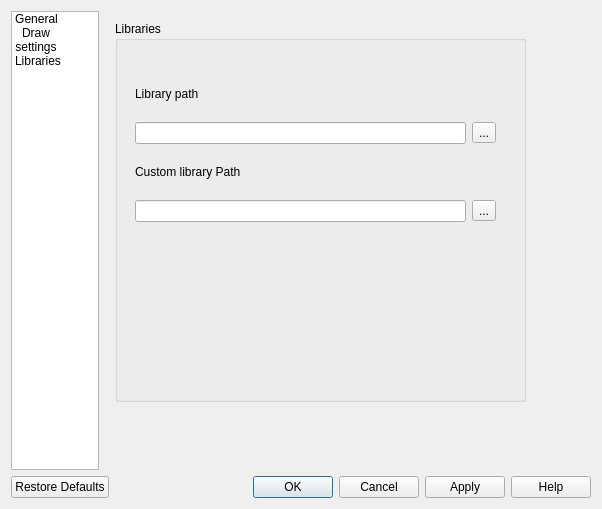
<?xml version="1.0" encoding="UTF-8"?>
<ui version="4.0">
 <author>Harm van Eersel &lt;devsciurus@xs4all.nl&gt;</author>
 <class>SettingsDialog</class>
 <widget class="QDialog" name="SettingsDialog">
  <property name="geometry">
   <rect>
    <x>0</x>
    <y>0</y>
    <width>602</width>
    <height>509</height>
   </rect>
  </property>
  <property name="windowTitle">
   <string>molsKetch - Preferences</string>
  </property>
  <property name="windowIcon">
   <iconset theme="preferences-system"/>
  </property>
  <layout class="QHBoxLayout" name="horizontalLayout">
   <item>
    <layout class="QVBoxLayout" name="settingsDialogLayout">
     <item>
      <layout class="QHBoxLayout" name="settingsInnerLayout">
       <item>
        <widget class="QListWidget" name="listWidget">
         <property name="sizePolicy">
          <sizepolicy hsizetype="Fixed" vsizetype="Expanding">
           <horstretch>0</horstretch>
           <verstretch>0</verstretch>
          </sizepolicy>
         </property>
         <property name="maximumSize">
          <size>
           <width>88</width>
           <height>16777215</height>
          </size>
         </property>
         <property name="iconSize">
          <size>
           <width>32</width>
           <height>32</height>
          </size>
         </property>
         <property name="movement">
          <enum>QListView::Static</enum>
         </property>
         <property name="spacing">
          <number>12</number>
         </property>
         <property name="viewMode">
          <enum>QListView::IconMode</enum>
         </property>
         <property name="wordWrap">
          <bool>true</bool>
         </property>
         <property name="currentRow">
          <number>-1</number>
         </property>
         <item>
          <property name="text">
           <string>General</string>
          </property>
          <property name="icon">
           <iconset theme="preferences-system">
            <normaloff/>
           </iconset>
          </property>
         </item>
         <item>
          <property name="text">
           <string>Draw settings</string>
          </property>
          <property name="icon">
           <iconset theme="draw-freehand"/>
          </property>
         </item>
         <item>
          <property name="text">
           <string>Libraries</string>
          </property>
          <property name="icon">
           <iconset theme="document-open"/>
          </property>
         </item>
        </widget>
       </item>
       <item>
        <widget class="QStackedWidget" name="stackedWidget">
         <property name="currentIndex">
          <number>2</number>
         </property>
         <widget class="QWidget" name="generalPage">
          <widget class="QGroupBox" name="groupBoxGeneral">
           <property name="geometry">
            <rect>
             <x>10</x>
             <y>10</y>
             <width>411</width>
             <height>391</height>
            </rect>
           </property>
           <property name="title">
            <string>Save options</string>
           </property>
           <widget class="QWidget" name="generalLayoutWidget">
            <property name="geometry">
             <rect>
              <x>20</x>
              <y>40</y>
              <width>388</width>
              <height>116</height>
             </rect>
            </property>
            <layout class="QVBoxLayout" name="SaveLayout">
             <item>
              <layout class="QHBoxLayout" name="defaultFileTypeLayout">
               <item>
                <widget class="QLabel" name="labelDefaultFileType">
                 <property name="text">
                  <string>Default file type</string>
                 </property>
                </widget>
               </item>
               <item>
                <widget class="QComboBox" name="comboBoxFileType">
                 <item>
                  <property name="text">
                   <string>MDL (*.mdl)</string>
                  </property>
                 </item>
                 <item>
                  <property name="text">
                   <string>Chemical Markup Language (*.cml)</string>
                  </property>
                 </item>
                </widget>
               </item>
              </layout>
             </item>
             <item>
              <layout class="QHBoxLayout" name="defaultImageTypeLayout">
               <item>
                <widget class="QLabel" name="labelDefaultImageType">
                 <property name="text">
                  <string>Default image type</string>
                 </property>
                </widget>
               </item>
               <item>
                <widget class="QComboBox" name="comboBoxImageType">
                 <item>
                  <property name="text">
                   <string>Scalable Vector Graphics (*.svg)</string>
                  </property>
                 </item>
                 <item>
                  <property name="text">
                   <string>Portable Network Graphics (*.png)</string>
                  </property>
                 </item>
                </widget>
               </item>
              </layout>
             </item>
             <item>
              <layout class="QHBoxLayout" name="autoSaveIntervalLayout">
               <item>
                <widget class="QLabel" name="labelAutoSave">
                 <property name="text">
                  <string>Autosave each</string>
                 </property>
                </widget>
               </item>
               <item>
                <spacer name="autoSaveIntervalSpacer">
                 <property name="orientation">
                  <enum>Qt::Horizontal</enum>
                 </property>
                 <property name="sizeHint" stdset="0">
                  <size>
                   <width>192</width>
                   <height>25</height>
                  </size>
                 </property>
                </spacer>
               </item>
               <item>
                <widget class="QSpinBox" name="spinBoxAutoSave">
                 <property name="suffix">
                  <string> min</string>
                 </property>
                 <property name="prefix">
                  <string/>
                 </property>
                </widget>
               </item>
              </layout>
             </item>
            </layout>
           </widget>
          </widget>
         </widget>
         <widget class="QWidget" name="drawingPage">
          <layout class="QHBoxLayout" name="horizontalLayout_2">
           <item>
            <layout class="QVBoxLayout" name="atomLayout">
             <item>
              <widget class="QGroupBox" name="groupBoxAtom">
               <property name="sizePolicy">
                <sizepolicy hsizetype="Expanding" vsizetype="Preferred">
                 <horstretch>0</horstretch>
                 <verstretch>0</verstretch>
                </sizepolicy>
               </property>
               <property name="title">
                <string>Atom settings</string>
               </property>
               <property name="checkable">
                <bool>false</bool>
               </property>
               <layout class="QGridLayout">
                <property name="leftMargin">
                 <number>9</number>
                </property>
                <property name="topMargin">
                 <number>9</number>
                </property>
                <property name="rightMargin">
                 <number>9</number>
                </property>
                <property name="bottomMargin">
                 <number>9</number>
                </property>
                <property name="spacing">
                 <number>6</number>
                </property>
                <item row="3" column="0">
                 <widget class="QCheckBox" name="checkBoxShowES">
                  <property name="text">
                   <string>Show electron systems (experimental)</string>
                  </property>
                 </widget>
                </item>
                <item row="6" column="0">
                 <layout class="QHBoxLayout" name="atomFontLayout">
                  <item>
                   <widget class="QDoubleSpinBox" name="doubleSpinBoxFontSize">
                    <property name="buttonSymbols">
                     <enum>QAbstractSpinBox::UpDownArrows</enum>
                    </property>
                    <property name="accelerated">
                     <bool>true</bool>
                    </property>
                    <property name="correctionMode">
                     <enum>QAbstractSpinBox::CorrectToNearestValue</enum>
                    </property>
                    <property name="suffix">
                     <string> pt</string>
                    </property>
                    <property name="decimals">
                     <number>0</number>
                    </property>
                    <property name="minimum">
                     <double>8.000000000000000</double>
                    </property>
                    <property name="maximum">
                     <double>120.000000000000000</double>
                    </property>
                   </widget>
                  </item>
                  <item>
                   <widget class="QFontComboBox" name="fontComboBox"/>
                  </item>
                  <item>
                   <widget class="QPushButton" name="pushButtonFont">
                    <property name="text">
                     <string>Details...</string>
                    </property>
                   </widget>
                  </item>
                 </layout>
                </item>
                <item row="0" column="0">
                 <widget class="QCheckBox" name="checkBoxShowCarbon">
                  <property name="text">
                   <string>Show neutral carbon atoms</string>
                  </property>
                 </widget>
                </item>
                <item row="2" column="0">
                 <widget class="QCheckBox" name="checkBoxShowLP">
                  <property name="text">
                   <string>Show lone pairs</string>
                  </property>
                 </widget>
                </item>
                <item row="5" column="0">
                 <widget class="QLabel" name="labelAtomSymbolFont">
                  <property name="text">
                   <string>AtomSymbol font</string>
                  </property>
                 </widget>
                </item>
                <item row="4" column="0">
                 <spacer name="atomSpacer">
                  <property name="orientation">
                   <enum>Qt::Vertical</enum>
                  </property>
                  <property name="sizeType">
                   <enum>QSizePolicy::Fixed</enum>
                  </property>
                  <property name="sizeHint" stdset="0">
                   <size>
                    <width>20</width>
                    <height>20</height>
                   </size>
                  </property>
                 </spacer>
                </item>
                <item row="1" column="0">
                 <widget class="QCheckBox" name="checkBoxShowValency">
                  <property name="sizePolicy">
                   <sizepolicy hsizetype="Preferred" vsizetype="Fixed">
                    <horstretch>0</horstretch>
                    <verstretch>0</verstretch>
                   </sizepolicy>
                  </property>
                  <property name="text">
                   <string>Show atomic charge</string>
                  </property>
                 </widget>
                </item>
               </layout>
              </widget>
             </item>
             <item>
              <widget class="QGroupBox" name="groupBoxBond">
               <property name="sizePolicy">
                <sizepolicy hsizetype="Preferred" vsizetype="Preferred">
                 <horstretch>0</horstretch>
                 <verstretch>0</verstretch>
                </sizepolicy>
               </property>
               <property name="title">
                <string>MsKBond settings</string>
               </property>
               <widget class="QLabel" name="labelBondLength">
                <property name="geometry">
                 <rect>
                  <x>11</x>
                  <y>30</y>
                  <width>211</width>
                  <height>20</height>
                 </rect>
                </property>
                <property name="text">
                 <string>Bond length:</string>
                </property>
               </widget>
               <widget class="QLineEdit" name="lineEditBondLength">
                <property name="geometry">
                 <rect>
                  <x>230</x>
                  <y>30</y>
                  <width>171</width>
                  <height>26</height>
                 </rect>
                </property>
               </widget>
               <widget class="QLabel" name="labelBondWidth">
                <property name="geometry">
                 <rect>
                  <x>11</x>
                  <y>61</y>
                  <width>221</width>
                  <height>19</height>
                 </rect>
                </property>
                <property name="text">
                 <string>Bond width:</string>
                </property>
               </widget>
               <widget class="QDoubleSpinBox" name="doubleSpinBoxBondWidth">
                <property name="geometry">
                 <rect>
                  <x>230</x>
                  <y>60</y>
                  <width>171</width>
                  <height>25</height>
                 </rect>
                </property>
                <property name="suffix">
                 <string> px</string>
                </property>
                <property name="decimals">
                 <number>0</number>
                </property>
                <property name="minimum">
                 <double>1.000000000000000</double>
                </property>
                <property name="maximum">
                 <double>100.000000000000000</double>
                </property>
                <property name="singleStep">
                 <double>1.000000000000000</double>
                </property>
                <property name="value">
                 <double>1.000000000000000</double>
                </property>
               </widget>
               <widget class="QSpinBox" name="spinBoxBondAngle">
                <property name="geometry">
                 <rect>
                  <x>230</x>
                  <y>90</y>
                  <width>171</width>
                  <height>25</height>
                 </rect>
                </property>
                <property name="suffix">
                 <string>°</string>
                </property>
                <property name="minimum">
                 <number>0</number>
                </property>
                <property name="maximum">
                 <number>99</number>
                </property>
                <property name="singleStep">
                 <number>1</number>
                </property>
                <property name="value">
                 <number>0</number>
                </property>
               </widget>
               <widget class="QLabel" name="labelBondAngle">
                <property name="geometry">
                 <rect>
                  <x>11</x>
                  <y>91</y>
                  <width>221</width>
                  <height>19</height>
                 </rect>
                </property>
                <property name="text">
                 <string>Bond angle:</string>
                </property>
               </widget>
              </widget>
             </item>
            </layout>
           </item>
          </layout>
         </widget>
         <widget class="QWidget" name="librariesPage">
          <widget class="QGroupBox" name="groupBoxLibraries">
           <property name="geometry">
            <rect>
             <x>10</x>
             <y>10</y>
             <width>411</width>
             <height>381</height>
            </rect>
           </property>
           <property name="title">
            <string>Libraries</string>
           </property>
           <widget class="QWidget" name="librarieslayoutWidget">
            <property name="geometry">
             <rect>
              <x>20</x>
              <y>50</y>
              <width>361</width>
              <height>151</height>
             </rect>
            </property>
            <layout class="QVBoxLayout" name="verticalLayout">
             <item>
              <layout class="QGridLayout" name="libraryPathLayout">
               <item row="0" column="0">
                <widget class="QLabel" name="labelLibraryPath">
                 <property name="text">
                  <string>Library path</string>
                 </property>
                </widget>
               </item>
               <item row="1" column="0">
                <widget class="QLineEdit" name="lineEditLibraryPath"/>
               </item>
               <item row="1" column="1">
                <widget class="QToolButton" name="toolButtonBrowseLibraryPath">
                 <property name="text">
                  <string>...</string>
                 </property>
                </widget>
               </item>
              </layout>
             </item>
             <item>
              <layout class="QGridLayout" name="customLibraryPathLayout">
               <item row="0" column="0">
                <widget class="QLabel" name="labelCustomLibraryPath">
                 <property name="text">
                  <string>Custom library Path</string>
                 </property>
                </widget>
               </item>
               <item row="1" column="0">
                <widget class="QLineEdit" name="lineEditCustomLibraryPath"/>
               </item>
               <item row="1" column="1">
                <widget class="QToolButton" name="toolButtonBrowseCustomLibraryPath">
                 <property name="text">
                  <string>...</string>
                 </property>
                </widget>
               </item>
              </layout>
             </item>
            </layout>
           </widget>
          </widget>
         </widget>
        </widget>
       </item>
      </layout>
     </item>
     <item>
      <widget class="QDialogButtonBox" name="buttonBox">
       <property name="orientation">
        <enum>Qt::Horizontal</enum>
       </property>
       <property name="standardButtons">
        <set>QDialogButtonBox::Apply|QDialogButtonBox::Cancel|QDialogButtonBox::Help|QDialogButtonBox::Ok|QDialogButtonBox::RestoreDefaults</set>
       </property>
      </widget>
     </item>
    </layout>
   </item>
  </layout>
 </widget>
 <tabstops>
  <tabstop>buttonBox</tabstop>
 </tabstops>
 <resources>
  <include location="molsketch.qrc"/>
 </resources>
 <connections>
  <connection>
   <sender>buttonBox</sender>
   <signal>accepted()</signal>
   <receiver>SettingsDialog</receiver>
   <slot>accept()</slot>
   <hints>
    <hint type="sourcelabel">
     <x>366</x>
     <y>431</y>
    </hint>
    <hint type="destinationlabel">
     <x>157</x>
     <y>274</y>
    </hint>
   </hints>
  </connection>
  <connection>
   <sender>buttonBox</sender>
   <signal>rejected()</signal>
   <receiver>SettingsDialog</receiver>
   <slot>reject()</slot>
   <hints>
    <hint type="sourcelabel">
     <x>434</x>
     <y>431</y>
    </hint>
    <hint type="destinationlabel">
     <x>286</x>
     <y>274</y>
    </hint>
   </hints>
  </connection>
  <connection>
   <sender>listWidget</sender>
   <signal>currentRowChanged(int)</signal>
   <receiver>stackedWidget</receiver>
   <slot>setCurrentIndex(int)</slot>
   <hints>
    <hint type="sourcelabel">
     <x>62</x>
     <y>21</y>
    </hint>
    <hint type="destinationlabel">
     <x>260</x>
     <y>12</y>
    </hint>
   </hints>
  </connection>
 </connections>
</ui>
